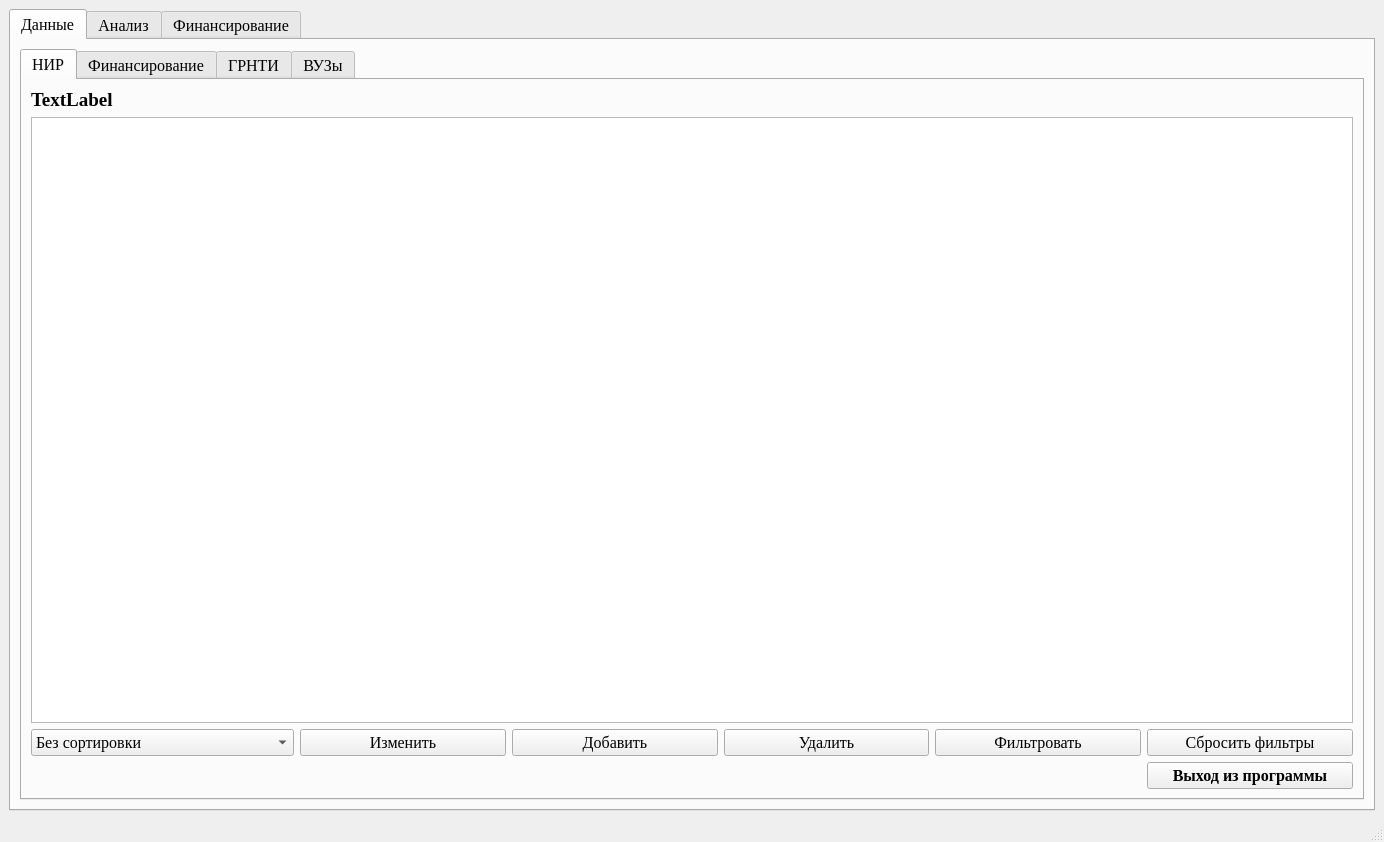
<?xml version="1.0" encoding="UTF-8"?>
<ui version="4.0">
 <class>MainWindow</class>
 <widget class="QMainWindow" name="MainWindow">
  <property name="geometry">
   <rect>
    <x>0</x>
    <y>0</y>
    <width>1384</width>
    <height>842</height>
   </rect>
  </property>
  <property name="windowTitle">
   <string>MainWindow</string>
  </property>
  <widget class="QWidget" name="centralwidget">
   <layout class="QVBoxLayout" name="verticalLayout_2">
    <item>
     <widget class="QTabWidget" name="tabWidget_1">
      <property name="font">
       <font>
        <family>Times New Roman</family>
        <pointsize>12</pointsize>
       </font>
      </property>
      <property name="currentIndex">
       <number>0</number>
      </property>
      <widget class="QWidget" name="tab_1">
       <attribute name="title">
        <string>Данные</string>
       </attribute>
       <layout class="QGridLayout" name="gridLayout">
        <item row="0" column="0">
         <widget class="QTabWidget" name="tablesViewWidget">
          <property name="currentIndex">
           <number>0</number>
          </property>
          <widget class="QWidget" name="tab_4">
           <attribute name="title">
            <string>НИР</string>
           </attribute>
           <layout class="QGridLayout" name="gridLayout_2">
            <item row="2" column="2">
             <widget class="QPushButton" name="appendButton">
              <property name="text">
               <string>Добавить</string>
              </property>
             </widget>
            </item>
            <item row="0" column="0" colspan="2">
             <widget class="QLabel" name="NirLabel">
              <property name="font">
               <font>
                <family>Times New Roman</family>
                <pointsize>14</pointsize>
                <weight>75</weight>
                <bold>true</bold>
               </font>
              </property>
              <property name="text">
               <string>TextLabel</string>
              </property>
             </widget>
            </item>
            <item row="1" column="0" colspan="6">
             <widget class="QTableWidget" name="NirViewWidget"/>
            </item>
            <item row="2" column="0">
             <widget class="QComboBox" name="comboBoxSort">
              <item>
               <property name="text">
                <string>Без сортировки</string>
               </property>
              </item>
              <item>
               <property name="text">
                <string>Сортировка по каждому столбцу</string>
               </property>
              </item>
              <item>
               <property name="text">
                <string>Сортировка по Увеличению Кода</string>
               </property>
              </item>
              <item>
               <property name="text">
                <string>Сортировка по Убыванию Кода</string>
               </property>
              </item>
             </widget>
            </item>
            <item row="2" column="1">
             <widget class="QPushButton" name="changeButton">
              <property name="text">
               <string>Изменить</string>
              </property>
             </widget>
            </item>
            <item row="2" column="3">
             <widget class="QPushButton" name="removeButton">
              <property name="text">
               <string>Удалить</string>
              </property>
             </widget>
            </item>
            <item row="2" column="4">
             <widget class="QPushButton" name="filterButton">
              <property name="text">
               <string>Фильтровать</string>
              </property>
             </widget>
            </item>
            <item row="2" column="5">
             <widget class="QPushButton" name="resetFiltersButton">
              <property name="text">
               <string>Сбросить фильтры</string>
              </property>
             </widget>
            </item>
            <item row="3" column="5">
             <widget class="QPushButton" name="exitButton">
              <property name="font">
               <font>
                <family>Times New Roman</family>
                <pointsize>12</pointsize>
                <weight>75</weight>
                <bold>true</bold>
               </font>
              </property>
              <property name="text">
               <string>Выход из программы</string>
              </property>
             </widget>
            </item>
           </layout>
          </widget>
          <widget class="QWidget" name="tab_5">
           <attribute name="title">
            <string>Финансирование</string>
           </attribute>
           <layout class="QGridLayout" name="gridLayout_3">
            <item row="0" column="0">
             <widget class="QLabel" name="FinancialLabel">
              <property name="font">
               <font>
                <pointsize>14</pointsize>
                <weight>75</weight>
                <bold>true</bold>
               </font>
              </property>
              <property name="text">
               <string>TextLabel</string>
              </property>
             </widget>
            </item>
            <item row="1" column="0">
             <widget class="QTableWidget" name="FinancialViewWidget"/>
            </item>
           </layout>
          </widget>
          <widget class="QWidget" name="tab_6">
           <attribute name="title">
            <string>ГРНТИ</string>
           </attribute>
           <layout class="QGridLayout" name="gridLayout_4">
            <item row="0" column="0">
             <widget class="QLabel" name="GrntiLabel">
              <property name="font">
               <font>
                <pointsize>14</pointsize>
                <weight>75</weight>
                <bold>true</bold>
               </font>
              </property>
              <property name="text">
               <string>TextLabel</string>
              </property>
             </widget>
            </item>
            <item row="1" column="0">
             <widget class="QTableWidget" name="GrntiViewWidget"/>
            </item>
           </layout>
          </widget>
          <widget class="QWidget" name="tab_7">
           <attribute name="title">
            <string>ВУЗы</string>
           </attribute>
           <layout class="QGridLayout" name="gridLayout_5">
            <item row="0" column="0">
             <widget class="QLabel" name="VuzLabel">
              <property name="font">
               <font>
                <pointsize>14</pointsize>
                <weight>75</weight>
                <bold>true</bold>
               </font>
              </property>
              <property name="text">
               <string>TextLabel</string>
              </property>
             </widget>
            </item>
            <item row="1" column="0">
             <widget class="QTableWidget" name="VuzViewWidget"/>
            </item>
           </layout>
          </widget>
         </widget>
        </item>
       </layout>
      </widget>
      <widget class="QWidget" name="tab_2">
       <attribute name="title">
        <string>Анализ</string>
       </attribute>
      </widget>
      <widget class="QWidget" name="tab_3">
       <attribute name="title">
        <string>Финансирование</string>
       </attribute>
      </widget>
     </widget>
    </item>
   </layout>
  </widget>
  <widget class="QMenuBar" name="menubar">
   <property name="geometry">
    <rect>
     <x>0</x>
     <y>0</y>
     <width>1384</width>
     <height>26</height>
    </rect>
   </property>
  </widget>
  <widget class="QStatusBar" name="statusbar"/>
 </widget>
 <resources/>
 <connections/>
</ui>
